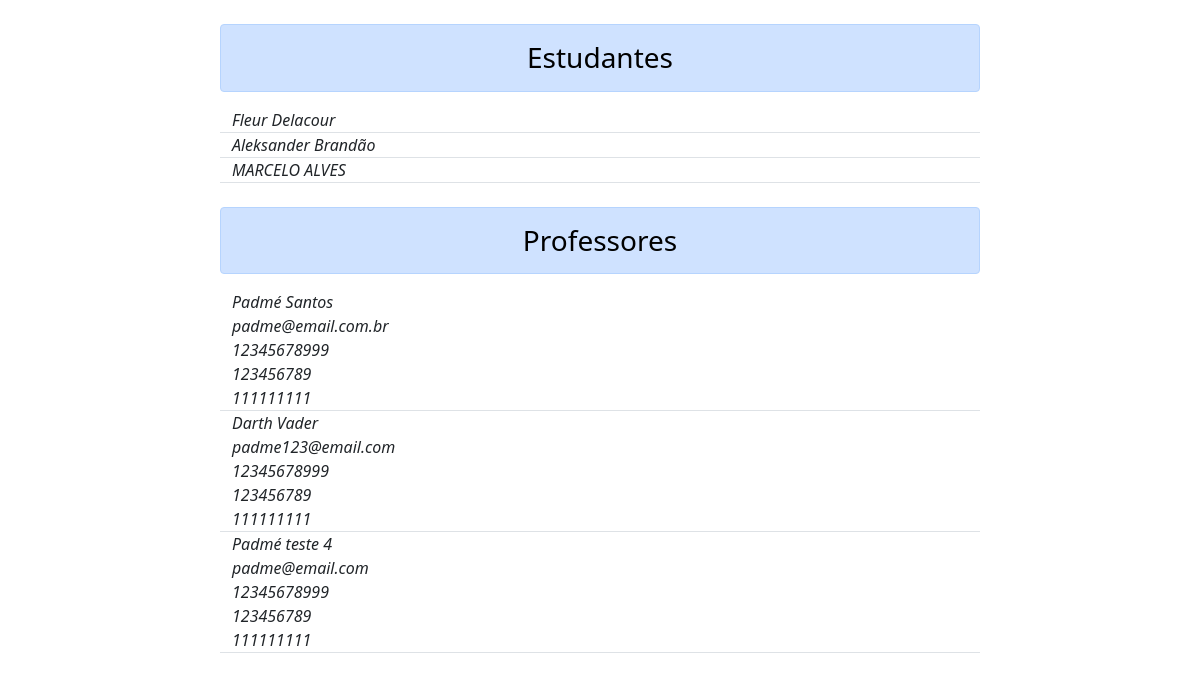
Page /todo/report/ on the earlier database version.
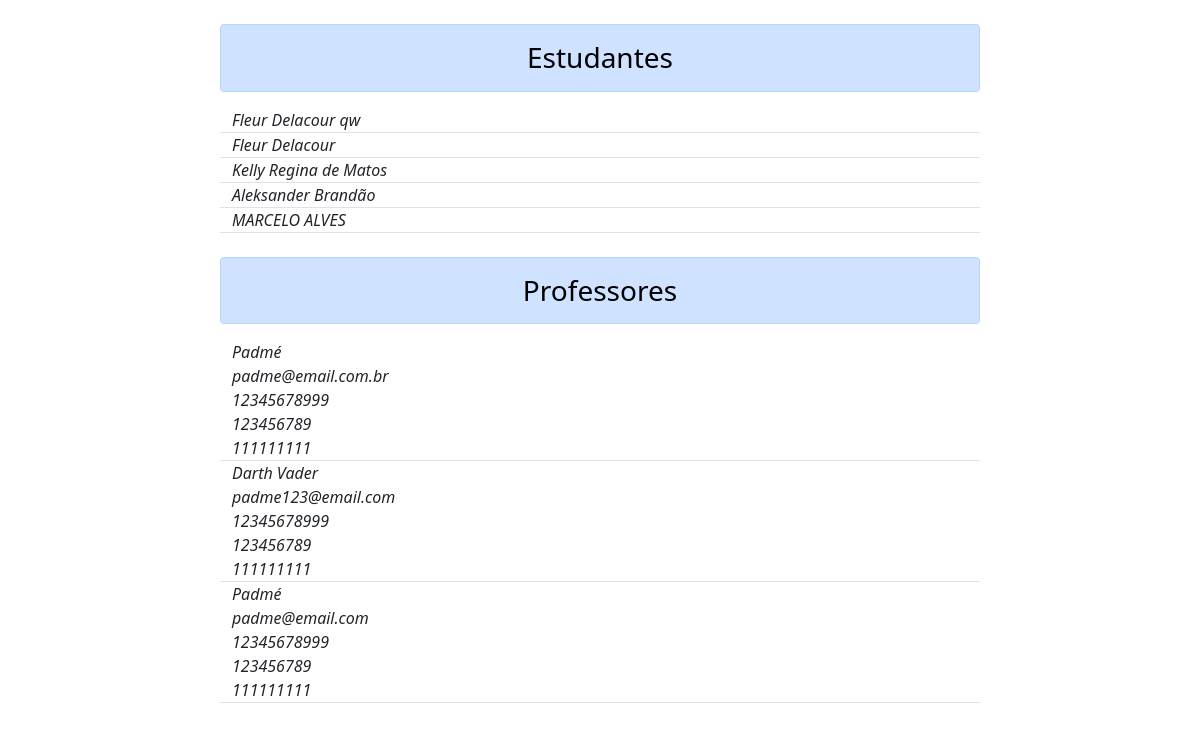
Same page on the later database version.
### todo/models.py (models this page shows, shortened)
class Students(models.Model):
    nome = models.CharField(max_length=120)
    email = models.EmailField(max_length=120, blank=True)
    cpf = models.IntegerField(blank=True, default=111111111)
    rg = models.IntegerField(blank=True, default=111111111)
    telefone = models.IntegerField(blank=True, default=111111111)
    data_de_nascimento = models.CharField(max_length=20, blank=True)

class Guardian(models.Model):
    nome = models.CharField(max_length=120)
    email = models.EmailField(max_length=120, blank = True)
    cpf = models.IntegerField(blank = True, default=11111111111)
    rg = models.IntegerField(blank = True, default=111111111)
    telefone = models.IntegerField(blank = True, default=111111111)
    Data_de_nascimento = models.CharField(max_length=10, blank = True)

### todo/views.py (the view)
# urls.py: path('report/', views.index),
def index(request):
    students = Students.objects.order_by('id')
    guardian = Guardian.objects.order_by('id')
    template = loader.get_template('report.html')
    context = {
        'Students': students,
        'Guardians': guardian
    }
    return HttpResponse(template.render(context, request))

### todo/templates/report.html (shortened to what this page needs)
{% extends "base.html" %}
{% block content %}
    <div class="row mt-4">
        <div class="col col-md-8 offset-md-2 alert alert-primary text-black text-center">
            <span class="h3">Estudantes</span>
        </div>
    </div>
    {% for student in Students %}
    <div class="row">
        <div class="col col-md-8 offset-md-2">
            <div class="row flex-row align-items-center border-bottom">
                <span class="col col-10"><em>{{ student.nome }}</em></span>
            </div>
        </div>
    </div>
    {% endfor %}
    <div class="row mt-4">
        <div class="col col-md-8 offset-md-2 alert alert-primary text-black text-center">
            <span class="h3">Professores</span>
        </div>
    </div>
    {% for guardian in Guardians %}
    <div class="row">
        <div class="col col-md-8 offset-md-2">
            <div class="row flex-row align-items-center border-bottom">
                <span class="col col-10"><em>{{ guardian.nome }}</em></span>
                <span class="col col-10"><em>{{ guardian.email }}</em></span>
                <span class="col col-10"><em>{{ guardian.cpf }}</em></span>
                <span class="col col-10"><em>{{ guardian.rg }}</em></span>
                <span class="col col-10"><em>{{ guardian.telefone }}</em></span>
            </div>
        </div>
    </div>
    {% endfor %}
{% endblock %}

### todo/templates/base.html (shortened to what this page needs)
<!DOCTYPE html>
<html lang="pt">
<head>
    <link rel="stylesheet" href="https://cdn.jsdelivr.net/npm/bootstrap@5.1.3/dist/css/bootstrap.min.css" />
</head>
<body>
    <div class="container">
        <main role="main" class="pb-3">
            {% block content %}{% endblock %}
        </main>
    </div>
</body>
</html>

Differences in the rows shown:
added Students: nome "Fleur Delacour qw"
added Students: nome "Kelly Regina de Matos"
changed Guardian "padme@email.com.br": nome "Padmé Santos" → "Padmé"
changed Guardian "padme@email.com": nome "Padmé teste 4" → "Padmé"
